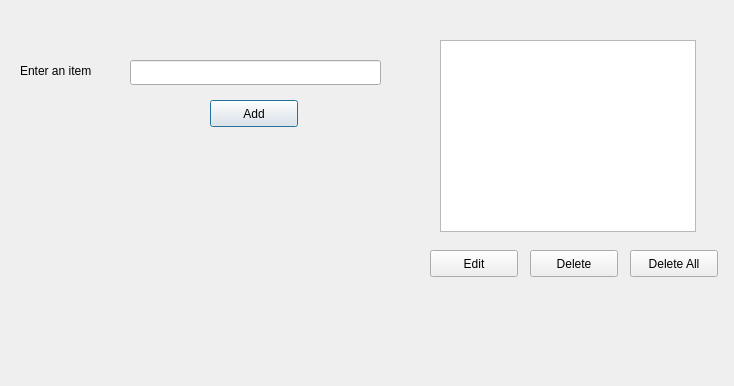
<?xml version="1.0" encoding="UTF-8"?>
<ui version="4.0">
 <class>Dialog</class>
 <widget class="QDialog" name="Dialog">
  <property name="geometry">
   <rect>
    <x>0</x>
    <y>0</y>
    <width>734</width>
    <height>386</height>
   </rect>
  </property>
  <property name="windowTitle">
   <string>Dialog</string>
  </property>
  <widget class="QLabel" name="label">
   <property name="geometry">
    <rect>
     <x>20</x>
     <y>60</y>
     <width>111</width>
     <height>21</height>
    </rect>
   </property>
   <property name="text">
    <string>Enter an item</string>
   </property>
  </widget>
  <widget class="QLineEdit" name="lineEdit">
   <property name="geometry">
    <rect>
     <x>130</x>
     <y>60</y>
     <width>251</width>
     <height>25</height>
    </rect>
   </property>
  </widget>
  <widget class="QPushButton" name="pushButtonAdd">
   <property name="geometry">
    <rect>
     <x>210</x>
     <y>100</y>
     <width>88</width>
     <height>27</height>
    </rect>
   </property>
   <property name="text">
    <string>Add</string>
   </property>
  </widget>
  <widget class="QListWidget" name="listWidget">
   <property name="geometry">
    <rect>
     <x>440</x>
     <y>40</y>
     <width>256</width>
     <height>192</height>
    </rect>
   </property>
  </widget>
  <widget class="QPushButton" name="pushButtonEdit">
   <property name="geometry">
    <rect>
     <x>430</x>
     <y>250</y>
     <width>88</width>
     <height>27</height>
    </rect>
   </property>
   <property name="text">
    <string>Edit</string>
   </property>
  </widget>
  <widget class="QPushButton" name="pushButtonDelete">
   <property name="geometry">
    <rect>
     <x>530</x>
     <y>250</y>
     <width>88</width>
     <height>27</height>
    </rect>
   </property>
   <property name="text">
    <string>Delete</string>
   </property>
  </widget>
  <widget class="QPushButton" name="pushButtonDeleteAll">
   <property name="geometry">
    <rect>
     <x>630</x>
     <y>250</y>
     <width>88</width>
     <height>27</height>
    </rect>
   </property>
   <property name="text">
    <string>Delete All</string>
   </property>
  </widget>
 </widget>
 <resources/>
 <connections/>
</ui>
